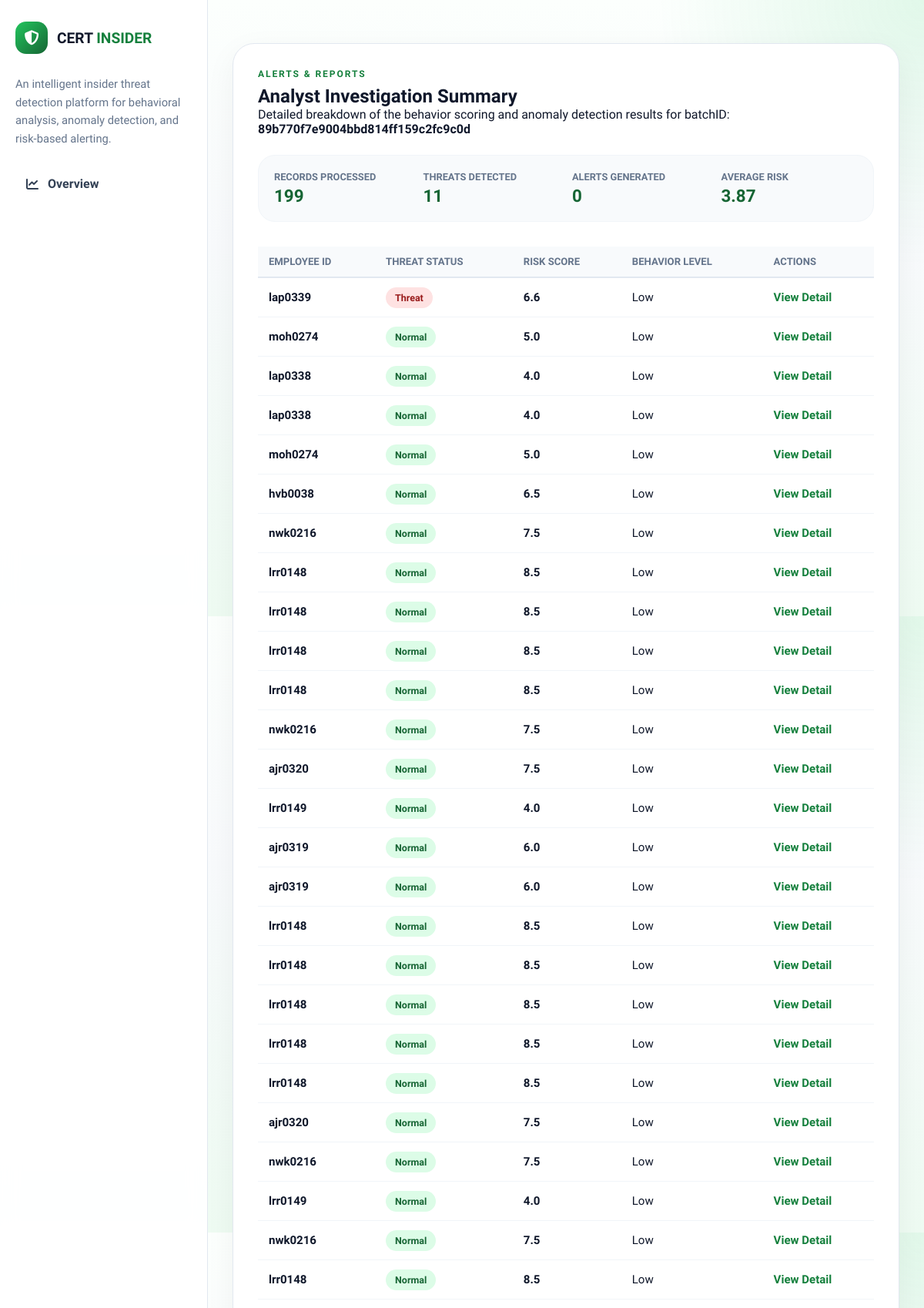
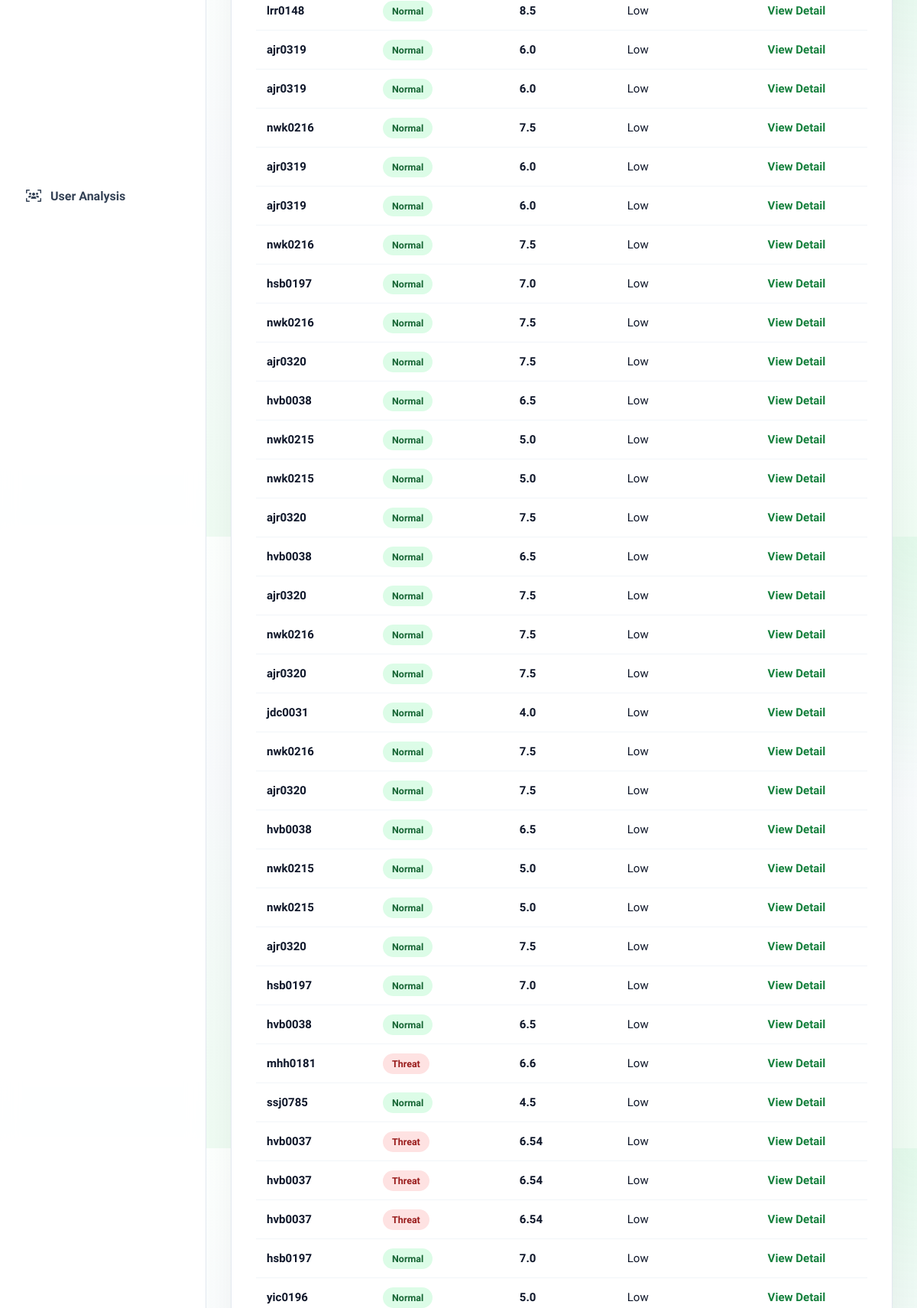
The app's page /results (signed in, upper part) with its own data (2 pictures, top to bottom).
### models/log.py (models this page shows, shortened)
class Log(db.Model):
    __tablename__ = "logs"
    id = db.Column(db.Integer, primary_key=True)
    batch_id = db.Column(db.String(64), nullable=False, index=True)
    user_id = db.Column(db.Integer, db.ForeignKey("users.id"), nullable=False, index=True)
    event_timestamp = db.Column(db.DateTime, nullable=True, index=True)
    login_frequency = db.Column(db.Float, nullable=False, default=0.0)
    after_hours_activity = db.Column(db.Float, nullable=False, default=0.0)
    night_login_count = db.Column(db.Float, nullable=False, default=0.0)
    file_access_count = db.Column(db.Float, nullable=False, default=0.0)
    email_activity_count = db.Column(db.Float, nullable=False, default=0.0)
    usb_usage_count = db.Column(db.Float, nullable=False, default=0.0)
    anomaly_flag = db.Column(db.Boolean, nullable=False, default=False)
    threat_level = db.Column(db.String(20), nullable=False, default="low")
    source_filename = db.Column(db.String(255), nullable=True)
    raw_record = db.Column(db.JSON, nullable=False)
    created_at = db.Column(db.DateTime, nullable=False, server_default=func.now())
    user = db.relationship("User", back_populates="logs")
    risk_score = db.relationship("RiskScore", back_populates="log", uselist=False, cascade="all, delete-orphan")
    alerts = db.relationship("Alert", back_populates="log", lazy=True, cascade="all, delete-orphan")

### models/user.py (models this page shows, shortened)
class User(db.Model):
    __tablename__ = "users"
    id = db.Column(db.Integer, primary_key=True)
    username = db.Column(db.String(80), unique=True, nullable=False, index=True)
    email = db.Column(db.String(120), unique=True, nullable=False, index=True)
    password_hash = db.Column(db.String(255), nullable=False)
    first_name = db.Column(db.String(100), nullable=True)
    last_name = db.Column(db.String(100), nullable=True)
    role = db.Column(db.String(50), nullable=False, default="analyst")
    created_at = db.Column(db.DateTime, nullable=False, server_default=func.now())
    otp_hash = db.Column(db.String(255), nullable=True)
    otp_expiry = db.Column(db.DateTime, nullable=True)
    logs = db.relationship("Log", back_populates="user", lazy=True)

### app.py (the view)
    @app.route("/results", methods=["GET"])
    @_login_required
    def results():
        batch_id = request.args.get("batch_id")
        if not batch_id:
            batch_id, _ = _latest_batch_logs()
        if not batch_id:
            return render_template("results.html", summary=None, rows=[], batch_id=None)
        logs = (
            Log.query.filter_by(batch_id=batch_id)
            .order_by(Log.id.asc())
            .all()
        )
        rows = [_serialize_result_row(log) for log in logs]
        summary = {
            "Records Processed": len(rows),
            "Threats Detected": sum(1 for log in logs if log.anomaly_flag),
            "Alerts Generated": sum(1 for log in logs if log.risk_score and log.risk_score.score >= ALERT_THRESHOLD),
            "Average Risk": round(
                sum(log.risk_score.score for log in logs if log.risk_score) / max(len(rows), 1),
                2,
            ),
        }
        return render_template("results.html", summary=summary, rows=rows, batch_id=batch_id)

### app.py (called while the page is built)
def _current_user():
    user_id = session.get("user_id")
    if not user_id:
        return None
    return db.session.get(User, user_id)

def _login_required(view):
    @wraps(view)
    def wrapped_view(*args, **kwargs):
        if _current_user() is None:
            flash("Please sign in to continue.", "error")
            return redirect(url_for("login_page"))
        return view(*args, **kwargs)
    return wrapped_view

def _serialize_result_row(log: Log) -> dict:
    user = log.user.username if log.user else str(log.user_id)
    score = log.risk_score.score if log.risk_score else 0.0
    return {
        "user": user,
        "login_frequency": round(float(log.login_frequency), 2),
        "after_hours_activity": round(float(log.after_hours_activity), 2),
        "night_login_count": round(float(log.night_login_count), 2),
        "file_access_count": round(float(log.file_access_count), 2),
        "email_activity_count": round(float(log.email_activity_count), 2),
        "usb_usage_count": round(float(log.usb_usage_count), 2),
        "threat_level": str(log.threat_level).title(),
        "risk_score": round(float(score), 2),
        "status": "Threat" if log.anomaly_flag else "Normal",
    }

def _latest_batch_logs():
    latest_log = Log.query.order_by(Log.created_at.desc(), Log.id.desc()).first()
    if latest_log is None:
        return None, []
    batch_logs = (
        Log.query.filter_by(batch_id=latest_log.batch_id)
        .order_by(Log.id.asc())
        .all()
    )
    return latest_log.batch_id, batch_logs

### templates/results.html (shortened to what this page needs)
{% extends "base.html" %}
{% block content %}
    <div class="report-card">
        <div class="eyebrow">Alerts & Reports</div>
        <h2>Analyst Investigation Summary</h2>
        <p style="margin-bottom: 24px;">Detailed breakdown of the behavior scoring and anomaly detection results for batchID: <strong>{{ batch_id if batch_id else 'N/A' }}</strong></p>
        {% if summary %}
        <div class="stat-bar">
            {% for label, val in summary.items() %}
            <div class="stat-box">
                <span>{{ label }}</span>
                <strong>{{ val }}</strong>
            </div>
            {% endfor %}
        </div>
        {% endif %}
        {% if rows %}
        <div style="overflow-x: auto;">
            <table>
                <thead>
                    <tr>
                        <th>Employee ID</th>
                        <th>Threat Status</th>
                        <th>Risk Score</th>
                        <th>Behavior Level</th>
                        <th>Actions</th>
                    </tr>
                </thead>
                <tbody>
                    {% for row in rows %}
                    <tr>
                        <td><strong>{{ row.user }}</strong></td>
                        <td>
                            <span class="tag {{ 'threat' if row.status == 'Threat' else 'normal' }}">
                                {{ row.status }}
                            </span>
                        </td>
                        <td><strong>{{ row.risk_score }}</strong></td>
                        <td>{{ row.threat_level }}</td>
                        <td>
                            <a href="#" style="color: var(--green-600); font-weight: 700; text-decoration: none;">View Detail</a>
                        </td>
                    </tr>
                    {% endfor %}
                </tbody>
            </table>
        </div>
        {% else %}
        <div style="text-align: center; padding: 60px;">
            <i class="fas fa-folder-open" style="font-size: 3rem; color: var(--slate-200); margin-bottom: 16px;"></i>
            <p>No results found for this batch. Please process a dataset first.</p>
        </div>
        {% endif %}
    </div>
{% endblock %}

### records on screen
Log: batch "89b770f7e9004bbd814ff159c2fc9c0d"
User: user "lap0339", status "Threat", risk_score "6.6", threat_level "Low"
User: user "moh0274", status "Normal", risk_score "5.0", threat_level "Low"
User: user "lap0338", status "Normal", risk_score "4.0", threat_level "Low"
User: user "hvb0038", status "Normal", risk_score "6.5", threat_level "Low"
User: user "nwk0216", status "Normal", risk_score "7.5", threat_level "Low"
User: user "lrr0148", status "Normal", risk_score "8.5", threat_level "Low"
User: user "ajr0320", status "Normal", risk_score "7.5", threat_level "Low"
User: user "lrr0149", status "Normal", risk_score "4.0", threat_level "Low"
User: user "ajr0319", status "Normal", risk_score "6.0", threat_level "Low"
User: user "hsb0197", status "Normal", risk_score "7.0", threat_level "Low"
User: user "nwk0215", status "Normal", risk_score "5.0", threat_level "Low"
User: user "jdc0031", status "Normal", risk_score "4.0", threat_level "Low"
User: user "mhh0181", status "Threat", risk_score "6.6", threat_level "Low"
User: user "ssj0785", status "Normal", risk_score "4.5", threat_level "Low"
User: user "hvb0037", status "Threat", risk_score "6.54", threat_level "Low"
User: user "yic0196", status "Normal", risk_score "5.0", threat_level "Low"

### other values on screen
{{ label }} "RECORDS PROCESSED" "THREATS DETECTED" "ALERTS GENERATED" "AVERAGE RISK"
{{ val }} "199" "11" "0" "3.87"
